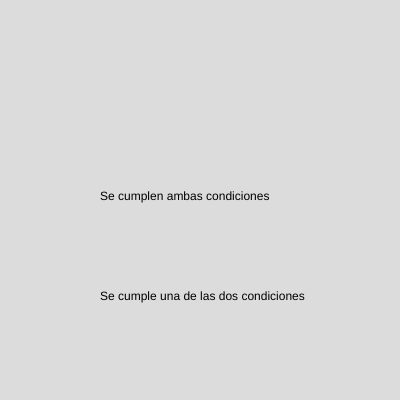
Frame 1 (no input)
Frame 60 (no input): identical to frame 1, image omitted
Frame 120 (the mouse pressed at the canvas centre since frame 60): identical to frame 1, image omitted

The p5.js sketch that drew this single still picture (run headless with seeded random() and noise() and a simulated clock; from frame 60 on, the mouse is pressed at the canvas centre):

// p5.js sketch
// ── sketch.js
let a=1;
let b=2;
let c=3;

function setup() {
  createCanvas(400, 400);
}

function draw() {
  background(220);
  if(a<b && b<c){
    text("Se cumplen ambas condiciones",100,200);
  }
  
  if(a>b || b<c){
    text("Se cumple una de las dos condiciones",100,300);
  }
}
